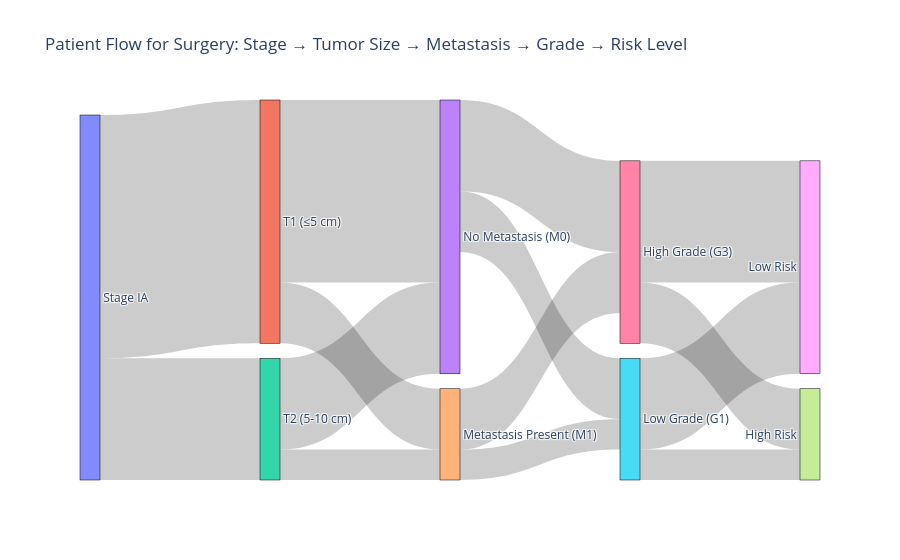

This figure's notebook cell:
### Code cell
import plotly.graph_objects as go

# Nodes for the hierarchy (specific to "Surgery")
nodes = [
    'Stage IA',  # Stage
    'T1 (≤5 cm)', 'T2 (5-10 cm)',  # Tumor Size
    'No Metastasis (M0)', 'Metastasis Present (M1)',  # Metastasis
    'Low Grade (G1)', 'High Grade (G3)',  # Histologic Grade
    'High Risk', 'Low Risk'  # Risk Levels
]

# Links for "Surgery" treatment
links = dict(
    source=[
        0, 0,  # Stage IA → Tumor Sizes
        1, 1, 2, 2,  # Tumor Size → Metastasis
        3, 3, 4, 4,  # Metastasis → Grade
        5, 5, 6, 6   # Grade → Risk Levels
    ],
    target=[
        1, 2,  # Stage IA → Tumor Sizes
        3, 4, 3, 4,  # Tumor Size → Metastasis
        5, 6, 5, 6,  # Metastasis → Grade
        7, 8, 7, 8   # Grade → Risk Levels
    ],
    value=[
        40, 20,  # Stage IA → Tumor Sizes
        30, 10, 15, 5,  # Tumor Sizes → Metastasis
        10, 15, 5, 10,  # Metastasis → Grade
        5, 15, 10, 20   # Grade → Risk Levels
    ]
)

# Create Sankey Diagram for "Surgery"
fig = go.Figure(go.Sankey(
    node=dict(
        pad=15,
        thickness=20,
        line=dict(color="black", width=0.5),
        label=nodes
    ),
    link=links
))

# Add title and display
fig.update_layout(
    title_text="Patient Flow for Surgery: Stage → Tumor Size → Metastasis → Grade → Risk Level",
    font_size=12
)

fig.show()

### Figure 1 — Plotly figure (JSON) as saved in the notebook; plotly's stock layout.template omitted (floating-point values rounded to 4 significant figures)
{"data": [{"link": {"source": [0, 0, 1, 1, 2, 2, 3, 3, 4, 4, 5, 5, 6, 6], "target": [1, 2, 3, 4, 3, 4, 5, 6, 5, 6, 7, 8, 7, 8], "value": [40, 20, 30, 10, 15, 5, 10, 15, 5, 10, 5, 15, 10, 20]}, "node": {"label": ["Stage IA", "T1 (≤5 cm)", "T2 (5-10 cm)", "No Metastasis (M0)", "Metastasis Present (M1)", "Low Grade (G1)", "High Grade (G3)", "High Risk", "Low Risk"], "line": {"color": "black", "width": 0.5}, "pad": 15, "thickness": 20}, "type": "sankey"}], "layout": {"font": {"size": 12}, "title": {"text": "Patient Flow for Surgery: Stage → Tumor Size → Metastasis → Grade → Risk Level"}}}
